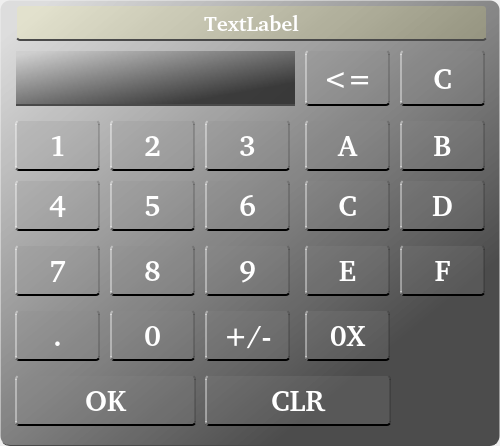
<?xml version="1.0" encoding="UTF-8"?>
<ui version="4.0">
 <class>numericPad</class>
 <widget class="QWidget" name="numericPad">
  <property name="geometry">
   <rect>
    <x>0</x>
    <y>0</y>
    <width>500</width>
    <height>446</height>
   </rect>
  </property>
  <property name="windowTitle">
   <string notr="true">Form</string>
  </property>
  <property name="styleSheet">
   <string notr="true">background-image:url(:/transparent.png);</string>
  </property>
  <widget class="QFrame" name="calcForm">
   <property name="geometry">
    <rect>
     <x>0</x>
     <y>0</y>
     <width>500</width>
     <height>446</height>
    </rect>
   </property>
   <property name="styleSheet">
    <string notr="true">color: rgb(255, 255, 255);
background-image:url(/transparent.png);
background-color: qlineargradient(spread:pad, x1:0.75, y1:0.824, x2:0.037, y2:0.05, stop:0 rgba(30,30,30, 200), stop:1 rgba(200, 200, 200, 120));
border: 1px solid  rgb(74, 74, 74);
border-radius:10px;
border-right-color: rgba(255, 255, 153,0);
border-left-color: rgba(255, 255, 153,0);
border-top-color: rgba(255, 255, 153,0);
</string>
   </property>
   <property name="frameShape">
    <enum>QFrame::StyledPanel</enum>
   </property>
   <property name="frameShadow">
    <enum>QFrame::Raised</enum>
   </property>
   <widget class="QPushButton" name="push1">
    <property name="geometry">
     <rect>
      <x>15</x>
      <y>120</y>
      <width>85</width>
      <height>51</height>
     </rect>
    </property>
    <property name="font">
     <font>
      <family>Bitstream Charter</family>
      <pointsize>22</pointsize>
      <weight>75</weight>
      <italic>false</italic>
      <bold>true</bold>
     </font>
    </property>
    <property name="styleSheet">
     <string notr="true">color: rgb(255, 255, 255);
background-image:url(/transparent.png);
background-color: rgba(139, 139, 139, 50);
border: 2px solid  rgb(0, 0, 0);
border-radius:4px;
border-right-color: rgba(0, 0, 0,40);
border-left-color: rgba(255, 255, 255,100);
border-top-color: rgba(255, 255, 153,0);
</string>
    </property>
    <property name="text">
     <string notr="true">1</string>
    </property>
   </widget>
   <widget class="QPushButton" name="push2">
    <property name="geometry">
     <rect>
      <x>110</x>
      <y>120</y>
      <width>85</width>
      <height>51</height>
     </rect>
    </property>
    <property name="font">
     <font>
      <family>Bitstream Charter</family>
      <pointsize>22</pointsize>
      <weight>75</weight>
      <italic>false</italic>
      <bold>true</bold>
     </font>
    </property>
    <property name="styleSheet">
     <string notr="true">color: rgb(255, 255, 255);
background-image:url(/transparent.png);
background-color: rgba(139, 139, 139, 50);
border: 2px solid  rgb(0, 0, 0);
border-radius:4px;
border-right-color: rgba(0, 0, 0,40);
border-left-color: rgba(255, 255, 255,100);
border-top-color: rgba(255, 255, 153,0);
</string>
    </property>
    <property name="text">
     <string notr="true">2</string>
    </property>
   </widget>
   <widget class="QPushButton" name="push3">
    <property name="geometry">
     <rect>
      <x>205</x>
      <y>120</y>
      <width>85</width>
      <height>51</height>
     </rect>
    </property>
    <property name="font">
     <font>
      <family>Bitstream Charter</family>
      <pointsize>22</pointsize>
      <weight>75</weight>
      <italic>false</italic>
      <bold>true</bold>
     </font>
    </property>
    <property name="styleSheet">
     <string notr="true">color: rgb(255, 255, 255);
background-image:url(/transparent.png);
background-color: rgba(139, 139, 139, 50);
border: 2px solid  rgb(0, 0, 0);
border-radius:4px;
border-right-color: rgba(0, 0, 0,40);
border-left-color: rgba(255, 255, 255,100);
border-top-color: rgba(255, 255, 153,0);
</string>
    </property>
    <property name="text">
     <string notr="true">3</string>
    </property>
   </widget>
   <widget class="QPushButton" name="push6">
    <property name="geometry">
     <rect>
      <x>205</x>
      <y>180</y>
      <width>85</width>
      <height>51</height>
     </rect>
    </property>
    <property name="font">
     <font>
      <family>Bitstream Charter</family>
      <pointsize>22</pointsize>
      <weight>75</weight>
      <italic>false</italic>
      <bold>true</bold>
     </font>
    </property>
    <property name="styleSheet">
     <string notr="true">color: rgb(255, 255, 255);
background-image:url(/transparent.png);
background-color: rgba(139, 139, 139, 50);
border: 2px solid  rgb(0, 0, 0);
border-radius:4px;
border-right-color: rgba(0, 0, 0,40);
border-left-color: rgba(255, 255, 255,100);
border-top-color: rgba(255, 255, 153,0);
</string>
    </property>
    <property name="text">
     <string notr="true">6</string>
    </property>
   </widget>
   <widget class="QPushButton" name="push4">
    <property name="geometry">
     <rect>
      <x>15</x>
      <y>180</y>
      <width>85</width>
      <height>51</height>
     </rect>
    </property>
    <property name="font">
     <font>
      <family>Bitstream Charter</family>
      <pointsize>22</pointsize>
      <weight>75</weight>
      <italic>false</italic>
      <bold>true</bold>
     </font>
    </property>
    <property name="styleSheet">
     <string notr="true">color: rgb(255, 255, 255);
background-image:url(/transparent.png);
background-color: rgba(139, 139, 139, 50);
border: 2px solid  rgb(0, 0, 0);
border-radius:4px;
border-right-color: rgba(0, 0, 0,40);
border-left-color: rgba(255, 255, 255,100);
border-top-color: rgba(255, 255, 153,0);
</string>
    </property>
    <property name="text">
     <string notr="true">4</string>
    </property>
   </widget>
   <widget class="QPushButton" name="push5">
    <property name="geometry">
     <rect>
      <x>110</x>
      <y>180</y>
      <width>85</width>
      <height>51</height>
     </rect>
    </property>
    <property name="font">
     <font>
      <family>Bitstream Charter</family>
      <pointsize>22</pointsize>
      <weight>75</weight>
      <italic>false</italic>
      <bold>true</bold>
     </font>
    </property>
    <property name="styleSheet">
     <string notr="true">color: rgb(255, 255, 255);
background-image:url(/transparent.png);
background-color: rgba(139, 139, 139, 50);
border: 2px solid  rgb(0, 0, 0);
border-radius:4px;
border-right-color: rgba(0, 0, 0,40);
border-left-color: rgba(255, 255, 255,100);
border-top-color: rgba(255, 255, 153,0);
</string>
    </property>
    <property name="text">
     <string notr="true">5</string>
    </property>
   </widget>
   <widget class="QPushButton" name="push9">
    <property name="geometry">
     <rect>
      <x>205</x>
      <y>245</y>
      <width>85</width>
      <height>51</height>
     </rect>
    </property>
    <property name="font">
     <font>
      <family>Bitstream Charter</family>
      <pointsize>22</pointsize>
      <weight>75</weight>
      <italic>false</italic>
      <bold>true</bold>
     </font>
    </property>
    <property name="styleSheet">
     <string notr="true">color: rgb(255, 255, 255);
background-image:url(/transparent.png);
background-color: rgba(139, 139, 139, 50);
border: 2px solid  rgb(0, 0, 0);
border-radius:4px;
border-right-color: rgba(0, 0, 0,40);
border-left-color: rgba(255, 255, 255,100);
border-top-color: rgba(255, 255, 153,0);
</string>
    </property>
    <property name="text">
     <string notr="true">9</string>
    </property>
   </widget>
   <widget class="QPushButton" name="push7">
    <property name="geometry">
     <rect>
      <x>15</x>
      <y>245</y>
      <width>85</width>
      <height>51</height>
     </rect>
    </property>
    <property name="font">
     <font>
      <family>Bitstream Charter</family>
      <pointsize>22</pointsize>
      <weight>75</weight>
      <italic>false</italic>
      <bold>true</bold>
     </font>
    </property>
    <property name="styleSheet">
     <string notr="true">color: rgb(255, 255, 255);
background-image:url(/transparent.png);
background-color: rgba(139, 139, 139, 50);
border: 2px solid  rgb(0, 0, 0);
border-radius:4px;
border-right-color: rgba(0, 0, 0,40);
border-left-color: rgba(255, 255, 255,100);
border-top-color: rgba(255, 255, 153,0);
</string>
    </property>
    <property name="text">
     <string notr="true">7</string>
    </property>
   </widget>
   <widget class="QPushButton" name="push8">
    <property name="geometry">
     <rect>
      <x>110</x>
      <y>245</y>
      <width>85</width>
      <height>51</height>
     </rect>
    </property>
    <property name="font">
     <font>
      <family>Bitstream Charter</family>
      <pointsize>22</pointsize>
      <weight>75</weight>
      <italic>false</italic>
      <bold>true</bold>
     </font>
    </property>
    <property name="styleSheet">
     <string notr="true">color: rgb(255, 255, 255);
background-image:url(/transparent.png);
background-color: rgba(139, 139, 139, 50);
border: 2px solid  rgb(0, 0, 0);
border-radius:4px;
border-right-color: rgba(0, 0, 0,40);
border-left-color: rgba(255, 255, 255,100);
border-top-color: rgba(255, 255, 153,0);
</string>
    </property>
    <property name="text">
     <string notr="true">8</string>
    </property>
   </widget>
   <widget class="QPushButton" name="pushBack">
    <property name="geometry">
     <rect>
      <x>305</x>
      <y>50</y>
      <width>85</width>
      <height>56</height>
     </rect>
    </property>
    <property name="font">
     <font>
      <family>Bitstream Charter</family>
      <pointsize>22</pointsize>
      <weight>75</weight>
      <italic>false</italic>
      <bold>true</bold>
     </font>
    </property>
    <property name="styleSheet">
     <string notr="true">color: rgb(255, 255, 255);
background-image:url(/transparent.png);
background-color: rgba(139, 139, 139, 50);
border: 2px solid  rgb(0, 0, 0);
border-radius:4px;
border-right-color: rgba(0, 0, 0,40);
border-left-color: rgba(255, 255, 255,100);
border-top-color: rgba(255, 255, 153,0);
</string>
    </property>
    <property name="text">
     <string notr="true">&lt;=</string>
    </property>
   </widget>
   <widget class="QPushButton" name="pushOk">
    <property name="geometry">
     <rect>
      <x>15</x>
      <y>375</y>
      <width>181</width>
      <height>51</height>
     </rect>
    </property>
    <property name="font">
     <font>
      <family>Bitstream Charter</family>
      <pointsize>22</pointsize>
      <weight>75</weight>
      <italic>false</italic>
      <bold>true</bold>
     </font>
    </property>
    <property name="styleSheet">
     <string notr="true">color: rgb(255, 255, 255);
background-image:url(/transparent.png);
background-color: rgba(139, 139, 139, 50);
border: 2px solid  rgb(0, 0, 0);
border-radius:4px;
border-right-color: rgba(0, 0, 0,40);
border-left-color: rgba(255, 255, 255,100);
border-top-color: rgba(255, 255, 153,0);
</string>
    </property>
    <property name="text">
     <string notr="true">OK</string>
    </property>
   </widget>
   <widget class="QPushButton" name="pushCanc">
    <property name="geometry">
     <rect>
      <x>205</x>
      <y>375</y>
      <width>186</width>
      <height>51</height>
     </rect>
    </property>
    <property name="font">
     <font>
      <family>Bitstream Charter</family>
      <pointsize>22</pointsize>
      <weight>75</weight>
      <italic>false</italic>
      <bold>true</bold>
     </font>
    </property>
    <property name="styleSheet">
     <string notr="true">color: rgb(255, 255, 255);
background-image:url(/transparent.png);
background-color: rgba(139, 139, 139, 50);
border: 2px solid  rgb(0, 0, 0);
border-radius:4px;
border-right-color: rgba(0, 0, 0,40);
border-left-color: rgba(255, 255, 255,100);
border-top-color: rgba(255, 255, 153,0);
</string>
    </property>
    <property name="text">
     <string notr="true">CLR</string>
    </property>
   </widget>
   <widget class="QLabel" name="calcTitle">
    <property name="geometry">
     <rect>
      <x>16</x>
      <y>5</y>
      <width>471</width>
      <height>36</height>
     </rect>
    </property>
    <property name="font">
     <font>
      <family>Bitstream Charter</family>
      <pointsize>16</pointsize>
      <weight>75</weight>
      <bold>true</bold>
     </font>
    </property>
    <property name="styleSheet">
     <string notr="true">color: rgb(255, 255, 255);
background-image:url(/transparent.png);
background-color: rgba(255, 251, 123,40);
border: 2px solid  rgb(74, 74, 74);
border-radius:4px;
border-right-color: rgba(255, 255, 153,0);
border-left-color: rgba(255, 255, 153,0);
border-top-color: rgba(255, 255, 153,0);
</string>
    </property>
    <property name="text">
     <string notr="true">TextLabel</string>
    </property>
    <property name="alignment">
     <set>Qt::AlignCenter</set>
    </property>
   </widget>
   <widget class="QPushButton" name="push0">
    <property name="geometry">
     <rect>
      <x>110</x>
      <y>310</y>
      <width>85</width>
      <height>51</height>
     </rect>
    </property>
    <property name="font">
     <font>
      <family>Bitstream Charter</family>
      <pointsize>22</pointsize>
      <weight>75</weight>
      <italic>false</italic>
      <bold>true</bold>
     </font>
    </property>
    <property name="styleSheet">
     <string notr="true">color: rgb(255, 255, 255);
background-image:url(/transparent.png);
background-color: rgba(139, 139, 139, 50);
border: 2px solid  rgb(0, 0, 0);
border-radius:4px;
border-right-color: rgba(0, 0, 0,40);
border-left-color: rgba(255, 255, 255,100);
border-top-color: rgba(255, 255, 153,0);
</string>
    </property>
    <property name="text">
     <string notr="true">0</string>
    </property>
   </widget>
   <widget class="QPushButton" name="pushDot">
    <property name="geometry">
     <rect>
      <x>15</x>
      <y>310</y>
      <width>85</width>
      <height>51</height>
     </rect>
    </property>
    <property name="font">
     <font>
      <family>Bitstream Charter</family>
      <pointsize>22</pointsize>
      <weight>75</weight>
      <italic>false</italic>
      <bold>true</bold>
     </font>
    </property>
    <property name="styleSheet">
     <string notr="true">color: rgb(255, 255, 255);
background-image:url(/transparent.png);
background-color: rgba(139, 139, 139, 50);
border: 2px solid  rgb(0, 0, 0);
border-radius:4px;
border-right-color: rgba(0, 0, 0,40);
border-left-color: rgba(255, 255, 255,100);
border-top-color: rgba(255, 255, 153,0);
</string>
    </property>
    <property name="text">
     <string notr="true">.</string>
    </property>
   </widget>
   <widget class="QPushButton" name="pushSgn">
    <property name="geometry">
     <rect>
      <x>205</x>
      <y>310</y>
      <width>85</width>
      <height>51</height>
     </rect>
    </property>
    <property name="font">
     <font>
      <family>Bitstream Charter</family>
      <pointsize>22</pointsize>
      <weight>75</weight>
      <italic>false</italic>
      <bold>true</bold>
     </font>
    </property>
    <property name="styleSheet">
     <string notr="true">color: rgb(255, 255, 255);
background-image:url(/transparent.png);
background-color: rgba(139, 139, 139, 50);
border: 2px solid  rgb(0, 0, 0);
border-radius:4px;
border-right-color: rgba(0, 0, 0,40);
border-left-color: rgba(255, 255, 255,100);
border-top-color: rgba(255, 255, 153,0);
</string>
    </property>
    <property name="text">
     <string notr="true">+/-</string>
    </property>
   </widget>
   <widget class="QPushButton" name="pushCls">
    <property name="geometry">
     <rect>
      <x>400</x>
      <y>50</y>
      <width>85</width>
      <height>56</height>
     </rect>
    </property>
    <property name="font">
     <font>
      <family>Bitstream Charter</family>
      <pointsize>22</pointsize>
      <weight>75</weight>
      <italic>false</italic>
      <bold>true</bold>
     </font>
    </property>
    <property name="styleSheet">
     <string notr="true">color: rgb(255, 255, 255);
background-image:url(/transparent.png);
background-color: rgba(139, 139, 139, 50);
border: 2px solid  rgb(0, 0, 0);
border-radius:4px;
border-right-color: rgba(0, 0, 0,40);
border-left-color: rgba(255, 255, 255,100);
border-top-color: rgba(255, 255, 153,0);
</string>
    </property>
    <property name="text">
     <string notr="true">C</string>
    </property>
   </widget>
   <widget class="QPushButton" name="pushA">
    <property name="geometry">
     <rect>
      <x>305</x>
      <y>120</y>
      <width>85</width>
      <height>51</height>
     </rect>
    </property>
    <property name="font">
     <font>
      <family>Bitstream Charter</family>
      <pointsize>22</pointsize>
      <weight>75</weight>
      <italic>false</italic>
      <bold>true</bold>
     </font>
    </property>
    <property name="styleSheet">
     <string notr="true">color: rgb(255, 255, 255);
background-image:url(/transparent.png);
background-color: rgba(139, 139, 139, 50);
border: 2px solid  rgb(0, 0, 0);
border-radius:4px;
border-right-color: rgba(0, 0, 0,40);
border-left-color: rgba(255, 255, 255,100);
border-top-color: rgba(255, 255, 153,0);
</string>
    </property>
    <property name="text">
     <string notr="true">A</string>
    </property>
   </widget>
   <widget class="QPushButton" name="pushB">
    <property name="geometry">
     <rect>
      <x>400</x>
      <y>120</y>
      <width>85</width>
      <height>51</height>
     </rect>
    </property>
    <property name="font">
     <font>
      <family>Bitstream Charter</family>
      <pointsize>22</pointsize>
      <weight>75</weight>
      <italic>false</italic>
      <bold>true</bold>
     </font>
    </property>
    <property name="styleSheet">
     <string notr="true">color: rgb(255, 255, 255);
background-image:url(/transparent.png);
background-color: rgba(139, 139, 139, 50);
border: 2px solid  rgb(0, 0, 0);
border-radius:4px;
border-right-color: rgba(0, 0, 0,40);
border-left-color: rgba(255, 255, 255,100);
border-top-color: rgba(255, 255, 153,0);
</string>
    </property>
    <property name="text">
     <string notr="true">B</string>
    </property>
   </widget>
   <widget class="QPushButton" name="pushC">
    <property name="geometry">
     <rect>
      <x>305</x>
      <y>180</y>
      <width>85</width>
      <height>51</height>
     </rect>
    </property>
    <property name="font">
     <font>
      <family>Bitstream Charter</family>
      <pointsize>22</pointsize>
      <weight>75</weight>
      <italic>false</italic>
      <bold>true</bold>
     </font>
    </property>
    <property name="styleSheet">
     <string notr="true">color: rgb(255, 255, 255);
background-image:url(/transparent.png);
background-color: rgba(139, 139, 139, 50);
border: 2px solid  rgb(0, 0, 0);
border-radius:4px;
border-right-color: rgba(0, 0, 0,40);
border-left-color: rgba(255, 255, 255,100);
border-top-color: rgba(255, 255, 153,0);
</string>
    </property>
    <property name="text">
     <string notr="true">C</string>
    </property>
   </widget>
   <widget class="QPushButton" name="pushD">
    <property name="geometry">
     <rect>
      <x>400</x>
      <y>180</y>
      <width>85</width>
      <height>51</height>
     </rect>
    </property>
    <property name="font">
     <font>
      <family>Bitstream Charter</family>
      <pointsize>22</pointsize>
      <weight>75</weight>
      <italic>false</italic>
      <bold>true</bold>
     </font>
    </property>
    <property name="styleSheet">
     <string notr="true">color: rgb(255, 255, 255);
background-image:url(/transparent.png);
background-color: rgba(139, 139, 139, 50);
border: 2px solid  rgb(0, 0, 0);
border-radius:4px;
border-right-color: rgba(0, 0, 0,40);
border-left-color: rgba(255, 255, 255,100);
border-top-color: rgba(255, 255, 153,0);
</string>
    </property>
    <property name="text">
     <string notr="true">D</string>
    </property>
   </widget>
   <widget class="QPushButton" name="pushE">
    <property name="geometry">
     <rect>
      <x>305</x>
      <y>245</y>
      <width>85</width>
      <height>51</height>
     </rect>
    </property>
    <property name="font">
     <font>
      <family>Bitstream Charter</family>
      <pointsize>22</pointsize>
      <weight>75</weight>
      <italic>false</italic>
      <bold>true</bold>
     </font>
    </property>
    <property name="styleSheet">
     <string notr="true">color: rgb(255, 255, 255);
background-image:url(/transparent.png);
background-color: rgba(139, 139, 139, 50);
border: 2px solid  rgb(0, 0, 0);
border-radius:4px;
border-right-color: rgba(0, 0, 0,40);
border-left-color: rgba(255, 255, 255,100);
border-top-color: rgba(255, 255, 153,0);
</string>
    </property>
    <property name="text">
     <string notr="true">E</string>
    </property>
   </widget>
   <widget class="QPushButton" name="pushF">
    <property name="geometry">
     <rect>
      <x>400</x>
      <y>245</y>
      <width>85</width>
      <height>51</height>
     </rect>
    </property>
    <property name="font">
     <font>
      <family>Bitstream Charter</family>
      <pointsize>22</pointsize>
      <weight>75</weight>
      <italic>false</italic>
      <bold>true</bold>
     </font>
    </property>
    <property name="styleSheet">
     <string notr="true">color: rgb(255, 255, 255);
background-image:url(/transparent.png);
background-color: rgba(139, 139, 139, 50);
border: 2px solid  rgb(0, 0, 0);
border-radius:4px;
border-right-color: rgba(0, 0, 0,40);
border-left-color: rgba(255, 255, 255,100);
border-top-color: rgba(255, 255, 153,0);
</string>
    </property>
    <property name="text">
     <string notr="true">F</string>
    </property>
   </widget>
   <widget class="QPushButton" name="pushOX">
    <property name="geometry">
     <rect>
      <x>305</x>
      <y>310</y>
      <width>85</width>
      <height>51</height>
     </rect>
    </property>
    <property name="font">
     <font>
      <family>Bitstream Charter</family>
      <pointsize>22</pointsize>
      <weight>75</weight>
      <italic>false</italic>
      <bold>true</bold>
     </font>
    </property>
    <property name="styleSheet">
     <string notr="true">color: rgb(255, 255, 255);
background-image:url(/transparent.png);
background-color: rgba(139, 139, 139, 50);
border: 2px solid  rgb(0, 0, 0);
border-radius:4px;
border-right-color: rgba(0, 0, 0,40);
border-left-color: rgba(255, 255, 255,100);
border-top-color: rgba(255, 255, 153,0);
</string>
    </property>
    <property name="text">
     <string notr="true">0X</string>
    </property>
   </widget>
   <widget class="QLabel" name="risultatoText">
    <property name="geometry">
     <rect>
      <x>15</x>
      <y>50</y>
      <width>281</width>
      <height>56</height>
     </rect>
    </property>
    <property name="font">
     <font>
      <family>UnDotum</family>
      <pointsize>28</pointsize>
      <weight>75</weight>
      <italic>false</italic>
      <bold>true</bold>
     </font>
    </property>
    <property name="styleSheet">
     <string notr="true">color: rgb(255, 255, 255);
background-image:url(/transparent.png);
background-color: qrgba(0, 0, 0, 100);
border: 2px solid  rgb(74, 74, 74);
border-radius:1px;
border-right-color: rgba(255, 255, 153,0);
border-left-color: rgba(255, 255, 153,0);
border-top-color: rgba(255, 255, 153,0);
</string>
    </property>
    <property name="text">
     <string notr="true"/>
    </property>
    <property name="alignment">
     <set>Qt::AlignRight|Qt::AlignTrailing|Qt::AlignVCenter</set>
    </property>
   </widget>
  </widget>
 </widget>
 <resources/>
 <connections/>
</ui>
